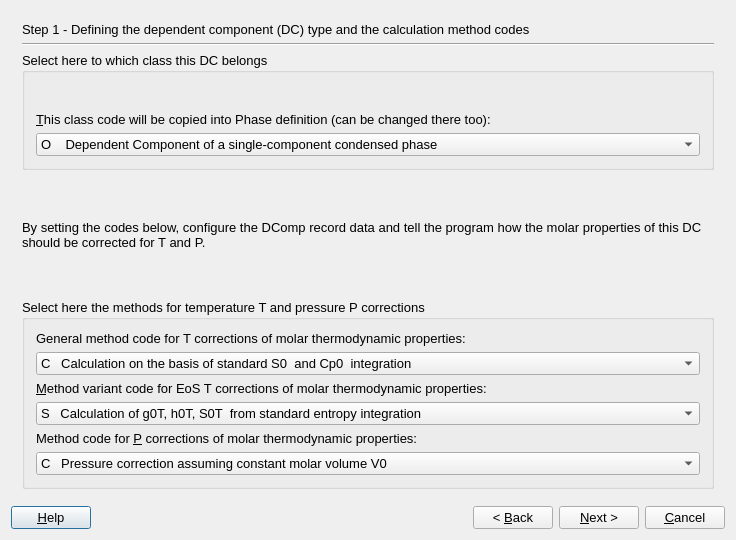
<?xml version="1.0" encoding="UTF-8"?>
<ui version="4.0">
 <class>DCompWizardData</class>
 <widget class="QDialog" name="DCompWizardData">
  <property name="geometry">
   <rect>
    <x>0</x>
    <y>0</y>
    <width>736</width>
    <height>540</height>
   </rect>
  </property>
  <property name="font">
   <font>
    <pointsize>10</pointsize>
   </font>
  </property>
  <property name="windowTitle">
   <string>GEM-Selektor Proces</string>
  </property>
  <layout class="QGridLayout">
   <item row="0" column="0">
    <widget class="QStackedWidget" name="stackedWidget">
     <property name="mouseTracking">
      <bool>false</bool>
     </property>
     <property name="acceptDrops">
      <bool>false</bool>
     </property>
     <property name="autoFillBackground">
      <bool>false</bool>
     </property>
     <property name="frameShape">
      <enum>QFrame::NoFrame</enum>
     </property>
     <property name="frameShadow">
      <enum>QFrame::Plain</enum>
     </property>
     <property name="currentIndex">
      <number>0</number>
     </property>
     <widget class="QWidget" name="page">
      <layout class="QGridLayout">
       <item row="0" column="0">
        <widget class="QLabel" name="pageName">
         <property name="sizePolicy">
          <sizepolicy hsizetype="Preferred" vsizetype="Fixed">
           <horstretch>0</horstretch>
           <verstretch>0</verstretch>
          </sizepolicy>
         </property>
         <property name="text">
          <string>Step 1 - Defining the dependent component (DC) type and the calculation method codes</string>
         </property>
        </widget>
       </item>
       <item row="1" column="0">
        <widget class="Line" name="line">
         <property name="orientation">
          <enum>Qt::Horizontal</enum>
         </property>
        </widget>
       </item>
       <item row="2" column="0">
        <widget class="QGroupBox" name="groupBox">
         <property name="title">
          <string>Select here to which class this DC belongs</string>
         </property>
         <layout class="QVBoxLayout">
          <item>
           <widget class="QLabel" name="ModelCodeLabel">
            <property name="minimumSize">
             <size>
              <width>0</width>
              <height>0</height>
             </size>
            </property>
            <property name="text">
             <string>&amp;This class code will be copied into Phase definition (can be changed there too):</string>
            </property>
            <property name="alignment">
             <set>Qt::AlignBottom</set>
            </property>
            <property name="wordWrap">
             <bool>true</bool>
            </property>
            <property name="buddy">
             <cstring>pPdcC</cstring>
            </property>
           </widget>
          </item>
          <item>
           <widget class="QComboBox" name="pPdcC">
            <property name="minimumSize">
             <size>
              <width>450</width>
              <height>0</height>
             </size>
            </property>
            <item>
             <property name="text">
              <string>O    Dependent Component of a single-component condensed phase</string>
             </property>
            </item>
            <item>
             <property name="text">
              <string>T    Hydrogen ion H+ in aqueous electrolyte</string>
             </property>
            </item>
            <item>
             <property name="text">
              <string>S    Other aqueous species (ions complexes and ion pairs)</string>
             </property>
            </item>
            <item>
             <property name="text">
              <string>K    Aqueous-surface species (in adsorption site-ligand models)</string>
             </property>
            </item>
            <item>
             <property name="text">
              <string>W   Water H2O - solvent in aqueous electrolyte phase</string>
             </property>
            </item>
            <item>
             <property name="text">
              <string>L     Liquid solvent component of the aqueous phase</string>
             </property>
            </item>
            <item>
             <property name="text">
              <string>G    Gas substance, a component of gas or fluid mixture</string>
             </property>
            </item>
            <item>
             <property name="text">
              <string>V    H2O (vapour)  gas/fluid component (reserved)</string>
             </property>
            </item>
            <item>
             <property name="text">
              <string>C    CO2 (carbon dioxide) gas/fluid component (reserved)</string>
             </property>
            </item>
            <item>
             <property name="text">
              <string>I      Ideal solution end-member (symmetric ideal mixing, Raoult's law)</string>
             </property>
            </item>
            <item>
             <property name="text">
              <string>M    Major solution end-member (solvent, non-ideal mixing)</string>
             </property>
            </item>
            <item>
             <property name="text">
              <string>J     Junior solution end-member (solute, non-ideal mixing)</string>
             </property>
            </item>
            <item>
             <property name="text">
              <string>X     Neutral surface OH functional group</string>
             </property>
            </item>
            <item>
             <property name="text">
              <string>Y    Inner-sphere surface complex</string>
             </property>
            </item>
            <item>
             <property name="text">
              <string>Z    Outer-sphere surface complex </string>
             </property>
            </item>
            <item>
             <property name="text">
              <string>0    Inner-sphere complex on surface type 0 </string>
             </property>
            </item>
            <item>
             <property name="text">
              <string>2    Inner-sphere complex on surface type 1 </string>
             </property>
            </item>
            <item>
             <property name="text">
              <string>4    Inner-sphere complex on surface type 2</string>
             </property>
            </item>
            <item>
             <property name="text">
              <string>6    Inner-sphere complex on surface type 3 </string>
             </property>
            </item>
            <item>
             <property name="text">
              <string>8    Inner-sphere complex on surface type 4</string>
             </property>
            </item>
            <item>
             <property name="text">
              <string>1    Outer-sphere complex on surface  type 0</string>
             </property>
            </item>
            <item>
             <property name="text">
              <string>3    Outer-sphere complex on surface type 1</string>
             </property>
            </item>
            <item>
             <property name="text">
              <string>5    Outer-sphere complex on surface type 2</string>
             </property>
            </item>
            <item>
             <property name="text">
              <string>7    Outer-sphere complex on surface type 3</string>
             </property>
            </item>
            <item>
             <property name="text">
              <string>9    Outer-sphere complex on surtype type 4</string>
             </property>
            </item>
            <item>
             <property name="text">
              <string>Q   Sorbent; major end-member of the sorbent solid solution</string>
             </property>
            </item>
            <item>
             <property name="text">
              <string>P    Other (minor) end-member of the sorbent solid solution</string>
             </property>
            </item>
           </widget>
          </item>
         </layout>
        </widget>
       </item>
       <item row="3" column="0">
        <widget class="QLabel" name="textLabel10">
         <property name="sizePolicy">
          <sizepolicy hsizetype="Preferred" vsizetype="Preferred">
           <horstretch>0</horstretch>
           <verstretch>0</verstretch>
          </sizepolicy>
         </property>
         <property name="frameShape">
          <enum>QFrame::NoFrame</enum>
         </property>
         <property name="frameShadow">
          <enum>QFrame::Plain</enum>
         </property>
         <property name="text">
          <string>By setting the codes below, configure the DComp record data and tell the program how the molar properties of this DC should be corrected for T and P.</string>
         </property>
         <property name="textFormat">
          <enum>Qt::AutoText</enum>
         </property>
         <property name="scaledContents">
          <bool>false</bool>
         </property>
         <property name="wordWrap">
          <bool>true</bool>
         </property>
         <property name="margin">
          <number>0</number>
         </property>
         <property name="openExternalLinks">
          <bool>false</bool>
         </property>
        </widget>
       </item>
       <item row="4" column="0">
        <widget class="QGroupBox" name="groupBox_7">
         <property name="title">
          <string>Select here the methods for temperature T and pressure P corrections </string>
         </property>
         <layout class="QVBoxLayout">
          <item>
           <widget class="QLabel" name="AC_modeLabel">
            <property name="frameShape">
             <enum>QFrame::NoFrame</enum>
            </property>
            <property name="frameShadow">
             <enum>QFrame::Plain</enum>
            </property>
            <property name="text">
             <string>General method code for T corrections of molar thermodynamic properties:</string>
            </property>
            <property name="alignment">
             <set>Qt::AlignBottom</set>
            </property>
            <property name="wordWrap">
             <bool>true</bool>
            </property>
            <property name="buddy">
             <cstring>p_pct_1</cstring>
            </property>
           </widget>
          </item>
          <item>
           <widget class="QComboBox" name="p_pct_1">
            <item>
             <property name="text">
              <string>C   Calculation on the basis of standard S0  and Cp0  integration</string>
             </property>
            </item>
            <item>
             <property name="text">
              <string>H   Calculation on the basis of the revised HKF EoS</string>
             </property>
            </item>
           </widget>
          </item>
          <item>
           <widget class="QLabel" name="DcEqModeLabel">
            <property name="frameShape">
             <enum>QFrame::NoFrame</enum>
            </property>
            <property name="frameShadow">
             <enum>QFrame::Plain</enum>
            </property>
            <property name="text">
             <string>&amp;Method variant code for EoS T corrections of molar thermodynamic properties:</string>
            </property>
            <property name="alignment">
             <set>Qt::AlignBottom</set>
            </property>
            <property name="wordWrap">
             <bool>true</bool>
            </property>
            <property name="buddy">
             <cstring>p_pct_2</cstring>
            </property>
           </widget>
          </item>
          <item>
           <widget class="QComboBox" name="p_pct_2">
            <item>
             <property name="text">
              <string>S   Calculation of g0T, h0T, S0T  from standard entropy integration</string>
             </property>
            </item>
            <item>
             <property name="text">
              <string>H   Calculation using Landau contribution to Cp(T) (Holland and Powell 1998)</string>
             </property>
            </item>
            <item>
             <property name="text">
              <string>W  Calculation of properties of H2O liquid and vapor using HGK EoS </string>
             </property>
            </item>
            <item>
             <property name="text">
              <string>K   Calculation of partial molal properties using HKF EoS coefficients</string>
             </property>
            </item>
           </widget>
          </item>
          <item>
           <widget class="QLabel" name="PhEqModeLabel">
            <property name="text">
             <string>Method code for &amp;P corrections of molar thermodynamic properties:</string>
            </property>
            <property name="alignment">
             <set>Qt::AlignBottom</set>
            </property>
            <property name="wordWrap">
             <bool>true</bool>
            </property>
            <property name="buddy">
             <cstring>p_pct_3</cstring>
            </property>
           </widget>
          </item>
          <item>
           <widget class="QComboBox" name="p_pct_3">
            <item>
             <property name="text">
              <string>C   Pressure correction assuming constant molar volume V0</string>
             </property>
            </item>
            <item>
             <property name="text">
              <string>E   Pressure correction using dV (T,P) from Birch-Murnaghan EoS (Holland and Powell 1998)</string>
             </property>
            </item>
            <item>
             <property name="text">
              <string>B   Pressure correction using dV (T,P) from Birch-Murnaghan EoS (Gottschalk 1997)</string>
             </property>
            </item>
            <item>
             <property name="text">
              <string>K   Pressure correction using dV (T,P) calculated from 5 empirical coefficients</string>
             </property>
            </item>
            <item>
             <property name="text">
              <string>S   Pressure correction for fluids using Churakov-Gottschalk (CG) EoS</string>
             </property>
            </item>
            <item>
             <property name="text">
              <string>R   Pressure correction for fluids using Peng-Robinson-Stryjek-Vera (PRSV) EoS</string>
             </property>
            </item>
            <item>
             <property name="text">
              <string>T   Pressure correction for fluids using Soave-Redlich-Kwong (SRK) EoS</string>
             </property>
            </item>
            <item>
             <property name="text">
              <string>7   Pressure correction for fluids using Peng-Robinson (PR78) EoS</string>
             </property>
            </item>
            <item>
             <property name="text">
              <string>8   Pressure correction for fluids using compensated Redlich-Kwong (CORK) EoS</string>
             </property>
            </item>
            <item>
             <property name="text">
              <string>F   Pressure correction using HKF EoS for aqueous electrolytes or HGK EoS for water</string>
             </property>
            </item>
            <item>
             <property name="text">
              <string>G   Pressure/temperature corrections for H2O vapour from HGK EoS</string>
             </property>
            </item>
            <item>
             <property name="text">
              <string>A   Pressure correction for aqueous nonelectrolytes (Akinfiev and Diamond 2003)</string>
             </property>
            </item>
            <item>
             <property name="text">
              <string>P   Application of Parcor algorithm (Pronsprep97) to retrieve HKF EoS coefficients</string>
             </property>
            </item>
            <item>
             <property name="text">
              <string>N   No pressure correction to be done (not recommended)</string>
             </property>
            </item>
            <item>
             <property name="text">
              <string>0   Account for pressure corrections is inherent in the specified model (e.g. the EoS)</string>
             </property>
            </item>
           </widget>
          </item>
         </layout>
        </widget>
       </item>
      </layout>
     </widget>
     <widget class="QWidget" name="page_2">
      <layout class="QGridLayout">
       <item row="0" column="0">
        <widget class="QLabel" name="label">
         <property name="sizePolicy">
          <sizepolicy hsizetype="Preferred" vsizetype="Fixed">
           <horstretch>0</horstretch>
           <verstretch>0</verstretch>
          </sizepolicy>
         </property>
         <property name="text">
          <string>Step 2 - Specific dimensions and settings</string>
         </property>
        </widget>
       </item>
       <item row="1" column="0">
        <widget class="Line" name="line_2">
         <property name="orientation">
          <enum>Qt::Horizontal</enum>
         </property>
        </widget>
       </item>
       <item row="2" column="0">
        <widget class="QGroupBox" name="groupBox_2">
         <property name="sizePolicy">
          <sizepolicy hsizetype="Minimum" vsizetype="Minimum">
           <horstretch>0</horstretch>
           <verstretch>0</verstretch>
          </sizepolicy>
         </property>
         <property name="title">
          <string>Dimensions to change only in special cases </string>
         </property>
         <layout class="QGridLayout">
          <item row="0" column="0">
           <widget class="QSpinBox" name="pNeCp">
            <property name="sizePolicy">
             <sizepolicy hsizetype="Fixed" vsizetype="Fixed">
              <horstretch>0</horstretch>
              <verstretch>0</verstretch>
             </sizepolicy>
            </property>
            <property name="minimumSize">
             <size>
              <width>50</width>
              <height>0</height>
             </size>
            </property>
            <property name="maximum">
             <number>5</number>
            </property>
            <property name="value">
             <number>1</number>
            </property>
           </widget>
          </item>
          <item row="0" column="1">
           <widget class="QLabel" name="textLabel1_2_2">
            <property name="text">
             <string>Number of Cp(T) &amp;equations can be changed here if Cp(T) coefficients are available for more than one temperature interval. Default is 1, maximum 5 intervals.</string>
            </property>
            <property name="alignment">
             <set>Qt::AlignVCenter</set>
            </property>
            <property name="wordWrap">
             <bool>true</bool>
            </property>
            <property name="buddy">
             <cstring>pNeCp</cstring>
            </property>
           </widget>
          </item>
          <item row="1" column="0">
           <widget class="QSpinBox" name="pNft">
            <property name="sizePolicy">
             <sizepolicy hsizetype="Fixed" vsizetype="Fixed">
              <horstretch>0</horstretch>
              <verstretch>0</verstretch>
             </sizepolicy>
            </property>
            <property name="minimumSize">
             <size>
              <width>50</width>
              <height>0</height>
             </size>
            </property>
           </widget>
          </item>
          <item row="1" column="1">
           <widget class="QLabel" name="textLabel1">
            <property name="text">
             <string>Number of &amp;phase transitions can be changed here, if necessary (usually one less than the number of Cp=f(T) equations). Default is 0, maximal 4.</string>
            </property>
            <property name="alignment">
             <set>Qt::AlignVCenter</set>
            </property>
            <property name="wordWrap">
             <bool>true</bool>
            </property>
            <property name="buddy">
             <cstring>pNft</cstring>
            </property>
           </widget>
          </item>
          <item row="2" column="0">
           <widget class="QSpinBox" name="pNemp">
            <property name="sizePolicy">
             <sizepolicy hsizetype="Fixed" vsizetype="Fixed">
              <horstretch>0</horstretch>
              <verstretch>0</verstretch>
             </sizepolicy>
            </property>
            <property name="minimumSize">
             <size>
              <width>50</width>
              <height>0</height>
             </size>
            </property>
           </widget>
          </item>
          <item row="2" column="1">
           <widget class="QLabel" name="textLabel1_2">
            <property name="text">
             <string>Number of &amp;EoS coefficients can be set here if certain EoS models for fluids will be used (default: 0). The coefficients will be collected automatically into Phase record.</string>
            </property>
            <property name="alignment">
             <set>Qt::AlignVCenter</set>
            </property>
            <property name="wordWrap">
             <bool>true</bool>
            </property>
            <property name="buddy">
             <cstring>pNemp</cstring>
            </property>
           </widget>
          </item>
          <item row="3" column="0" colspan="2">
           <widget class="QCheckBox" name="pPdcVT">
            <property name="text">
             <string>Check here to allocate the Vm=f(P, T) vector of coefficients (reserved)</string>
            </property>
           </widget>
          </item>
         </layout>
        </widget>
       </item>
       <item row="3" column="0">
        <widget class="QGroupBox" name="groupBox_3">
         <property name="sizePolicy">
          <sizepolicy hsizetype="Minimum" vsizetype="Minimum">
           <horstretch>0</horstretch>
           <verstretch>0</verstretch>
          </sizepolicy>
         </property>
         <property name="title">
          <string>Units of measurement (cannot be changed in this version of GEMS) </string>
         </property>
         <layout class="QGridLayout">
          <item row="0" column="0">
           <widget class="QComboBox" name="pPunE">
            <property name="enabled">
             <bool>false</bool>
            </property>
            <property name="sizePolicy">
             <sizepolicy hsizetype="Fixed" vsizetype="Fixed">
              <horstretch>0</horstretch>
              <verstretch>0</verstretch>
             </sizepolicy>
            </property>
            <property name="minimumSize">
             <size>
              <width>180</width>
              <height>0</height>
             </size>
            </property>
            <item>
             <property name="text">
              <string>j     J/mol(/K) </string>
             </property>
            </item>
            <item>
             <property name="text">
              <string>c    cal/mol(/K)</string>
             </property>
            </item>
            <item>
             <property name="text">
              <string>J     kJ/mol(/K)</string>
             </property>
            </item>
            <item>
             <property name="text">
              <string>C    kcal/mol(/K)</string>
             </property>
            </item>
            <item>
             <property name="text">
              <string>N   Normalized</string>
             </property>
            </item>
           </widget>
          </item>
          <item row="0" column="1">
           <widget class="QLabel" name="textLabel1_2_3">
            <property name="text">
             <string>Units of energy (default: j)</string>
            </property>
            <property name="wordWrap">
             <bool>false</bool>
            </property>
            <property name="buddy">
             <cstring>pPunE</cstring>
            </property>
           </widget>
          </item>
          <item row="1" column="0">
           <widget class="QComboBox" name="pPunV">
            <property name="enabled">
             <bool>false</bool>
            </property>
            <property name="sizePolicy">
             <sizepolicy hsizetype="Fixed" vsizetype="Fixed">
              <horstretch>0</horstretch>
              <verstretch>0</verstretch>
             </sizepolicy>
            </property>
            <property name="minimumSize">
             <size>
              <width>180</width>
              <height>0</height>
             </size>
            </property>
            <item>
             <property name="text">
              <string>j    J/bar  = 0.1 cm3/mol</string>
             </property>
            </item>
            <item>
             <property name="text">
              <string>a   cal/bar</string>
             </property>
            </item>
            <item>
             <property name="text">
              <string>m   cm3/mol</string>
             </property>
            </item>
           </widget>
          </item>
          <item row="1" column="1">
           <widget class="QLabel" name="textLabel1_2_3_2">
            <property name="text">
             <string>Units of volume (default:  j)</string>
            </property>
            <property name="wordWrap">
             <bool>false</bool>
            </property>
            <property name="buddy">
             <cstring>pPunV</cstring>
            </property>
           </widget>
          </item>
          <item row="2" column="0">
           <widget class="QComboBox" name="pPunP">
            <property name="enabled">
             <bool>false</bool>
            </property>
            <property name="sizePolicy">
             <sizepolicy hsizetype="Fixed" vsizetype="Fixed">
              <horstretch>0</horstretch>
              <verstretch>0</verstretch>
             </sizepolicy>
            </property>
            <property name="minimumSize">
             <size>
              <width>180</width>
              <height>0</height>
             </size>
            </property>
            <item>
             <property name="text">
              <string>b    bar  = 10^5 Pa</string>
             </property>
            </item>
            <item>
             <property name="text">
              <string>B    kbar (kilobar)</string>
             </property>
            </item>
            <item>
             <property name="text">
              <string>p    Pa  (Pascal)</string>
             </property>
            </item>
            <item>
             <property name="text">
              <string>P    MPa  = 10^6 Pa  </string>
             </property>
            </item>
            <item>
             <property name="text">
              <string>A    atm (=1.013 bar)</string>
             </property>
            </item>
           </widget>
          </item>
          <item row="2" column="1">
           <widget class="QLabel" name="textLabel1_2_3_2_3">
            <property name="text">
             <string>Units of pressure (default: b)</string>
            </property>
            <property name="wordWrap">
             <bool>false</bool>
            </property>
            <property name="buddy">
             <cstring>pPunP</cstring>
            </property>
           </widget>
          </item>
          <item row="3" column="0">
           <widget class="QComboBox" name="pPunT">
            <property name="enabled">
             <bool>false</bool>
            </property>
            <property name="minimumSize">
             <size>
              <width>180</width>
              <height>0</height>
             </size>
            </property>
            <item>
             <property name="text">
              <string>C   Celsius  </string>
             </property>
            </item>
            <item>
             <property name="text">
              <string>K   Kelvin</string>
             </property>
            </item>
            <item>
             <property name="text">
              <string>F   Fahrenheit</string>
             </property>
            </item>
           </widget>
          </item>
          <item row="3" column="1">
           <widget class="QLabel" name="textLabel1_2_3_2_2">
            <property name="frameShape">
             <enum>QFrame::NoFrame</enum>
            </property>
            <property name="frameShadow">
             <enum>QFrame::Plain</enum>
            </property>
            <property name="text">
             <string>Units of temperature (default: C)</string>
            </property>
            <property name="wordWrap">
             <bool>false</bool>
            </property>
            <property name="buddy">
             <cstring>pPunT</cstring>
            </property>
           </widget>
          </item>
         </layout>
        </widget>
       </item>
      </layout>
     </widget>
     <widget class="QWidget" name="page_4">
      <layout class="QVBoxLayout" name="verticalLayout">
       <item>
        <widget class="QLabel" name="label_3">
         <property name="sizePolicy">
          <sizepolicy hsizetype="Preferred" vsizetype="Fixed">
           <horstretch>0</horstretch>
           <verstretch>0</verstretch>
          </sizepolicy>
         </property>
         <property name="text">
          <string>Step 3 - Useful hints</string>
         </property>
        </widget>
       </item>
       <item>
        <widget class="QGroupBox" name="groupBox_5">
         <property name="sizePolicy">
          <sizepolicy hsizetype="Preferred" vsizetype="Minimum">
           <horstretch>0</horstretch>
           <verstretch>0</verstretch>
          </sizepolicy>
         </property>
         <property name="title">
          <string>Optional</string>
         </property>
         <layout class="QHBoxLayout" name="horizontalLayout">
          <item>
           <widget class="QSpinBox" name="spinBoxSDrefLnk">
            <property name="sizePolicy">
             <sizepolicy hsizetype="Fixed" vsizetype="Fixed">
              <horstretch>0</horstretch>
              <verstretch>0</verstretch>
             </sizepolicy>
            </property>
           </widget>
          </item>
          <item>
           <widget class="QLabel" name="textLabel5">
            <property name="text">
             <string>Set here the number of links to bibliography SDref records (default 0)</string>
            </property>
            <property name="alignment">
             <set>Qt::AlignVCenter</set>
            </property>
            <property name="wordWrap">
             <bool>true</bool>
            </property>
           </widget>
          </item>
         </layout>
        </widget>
       </item>
       <item>
        <widget class="Line" name="line_4">
         <property name="orientation">
          <enum>Qt::Horizontal</enum>
         </property>
        </widget>
       </item>
       <item>
        <widget class="QGroupBox" name="groupBox_6">
         <property name="title">
          <string>What will happen after you click &quot;Finish&quot;</string>
         </property>
         <layout class="QGridLayout">
          <item row="0" column="0">
           <widget class="QLabel" name="textLabel13">
            <property name="text">
             <string>(1) Page 1 of the &quot;DComp&quot; window appears on the desktop. Fill out DCname field and enter the DC formula into DCform field.</string>
            </property>
            <property name="alignment">
             <set>Qt::AlignVCenter</set>
            </property>
            <property name="wordWrap">
             <bool>true</bool>
            </property>
           </widget>
          </item>
          <item row="1" column="0">
           <widget class="QLabel" name="textLabel12">
            <property name="text">
             <string>(2) Enter the standard molar properties of the substance into V0d, G0d, H0d, S0d, Cp0d cells. If some of them are unknown (e.g. H0d), enter the 'empty' value ('---').  You can enter any two of three values G0, H0 and S0 - the third one (given as 'empty') will be retrieved upon re-calculation. </string>
            </property>
            <property name="alignment">
             <set>Qt::AlignVCenter</set>
            </property>
            <property name="wordWrap">
             <bool>true</bool>
            </property>
           </widget>
          </item>
          <item row="2" column="0">
           <widget class="QLabel" name="textLabel14">
            <property name="text">
             <string>(3) Switch to Page 2  and enter values into TCint, ai_Cp or aiHKF arrays, whatever appropriate. In some cases, fluid EoS coefficients, critical parameters, or V(T,P) coefficients may need to be entered.</string>
            </property>
            <property name="alignment">
             <set>Qt::AlignVCenter</set>
            </property>
            <property name="wordWrap">
             <bool>true</bool>
            </property>
           </widget>
          </item>
          <item row="3" column="0">
           <widget class="QLabel" name="textLabel15">
            <property name="text">
             <string>(4) Go to Page 1 and click on 'Calculate' toolbar button. Missing DC properties will appear. If Cp=f(T) (or HKF) coefficients were entered, the Cp0 (and V0) values will also be calculated. Save record to database.To test the T,P corrections, create a RTParm tabulator for this DComp record.</string>
            </property>
            <property name="alignment">
             <set>Qt::AlignVCenter</set>
            </property>
            <property name="wordWrap">
             <bool>true</bool>
            </property>
           </widget>
          </item>
         </layout>
        </widget>
       </item>
      </layout>
     </widget>
    </widget>
   </item>
   <item row="1" column="0">
    <layout class="QHBoxLayout">
     <item>
      <widget class="QPushButton" name="pHelp">
       <property name="text">
        <string>&amp;Help</string>
       </property>
      </widget>
     </item>
     <item>
      <spacer>
       <property name="orientation">
        <enum>Qt::Horizontal</enum>
       </property>
       <property name="sizeHint" stdset="0">
        <size>
         <width>40</width>
         <height>20</height>
        </size>
       </property>
      </spacer>
     </item>
     <item>
      <widget class="QPushButton" name="pBack">
       <property name="text">
        <string>&lt; &amp;Back</string>
       </property>
      </widget>
     </item>
     <item>
      <widget class="QPushButton" name="pNext">
       <property name="text">
        <string>&amp;Next &gt;</string>
       </property>
      </widget>
     </item>
     <item>
      <widget class="QPushButton" name="pCancel">
       <property name="text">
        <string>&amp;Cancel</string>
       </property>
      </widget>
     </item>
    </layout>
   </item>
  </layout>
 </widget>
 <layoutdefault spacing="6" margin="11"/>
 <tabstops>
  <tabstop>pPdcC</tabstop>
  <tabstop>p_pct_1</tabstop>
  <tabstop>p_pct_2</tabstop>
  <tabstop>p_pct_3</tabstop>
  <tabstop>pNeCp</tabstop>
  <tabstop>pNft</tabstop>
  <tabstop>pNemp</tabstop>
  <tabstop>pPdcVT</tabstop>
  <tabstop>pPunE</tabstop>
  <tabstop>pPunV</tabstop>
  <tabstop>pPunP</tabstop>
  <tabstop>pPunT</tabstop>
  <tabstop>spinBoxSDrefLnk</tabstop>
  <tabstop>pHelp</tabstop>
  <tabstop>pBack</tabstop>
  <tabstop>pNext</tabstop>
  <tabstop>pCancel</tabstop>
 </tabstops>
 <resources/>
 <connections>
  <connection>
   <sender>pCancel</sender>
   <signal>clicked()</signal>
   <receiver>DCompWizardData</receiver>
   <slot>reject()</slot>
   <hints>
    <hint type="sourcelabel">
     <x>587</x>
     <y>518</y>
    </hint>
    <hint type="destinationlabel">
     <x>317</x>
     <y>270</y>
    </hint>
   </hints>
  </connection>
 </connections>
</ui>
